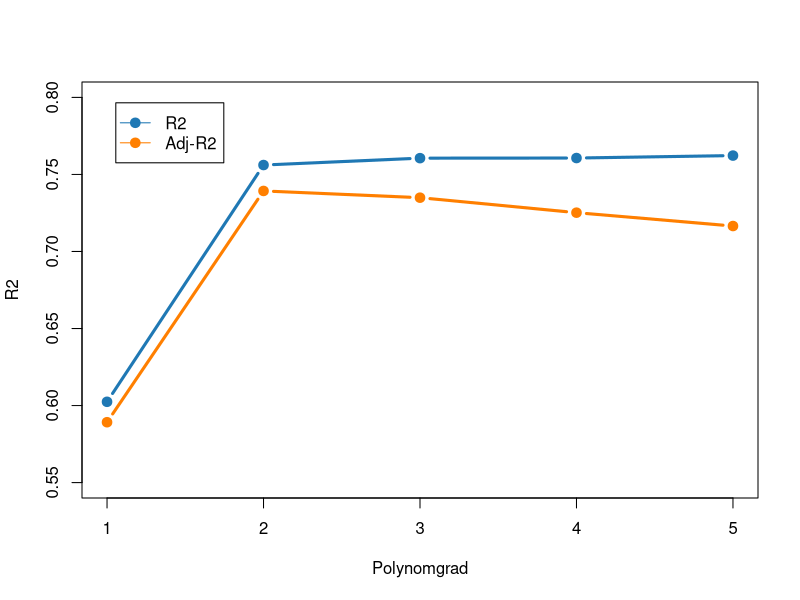
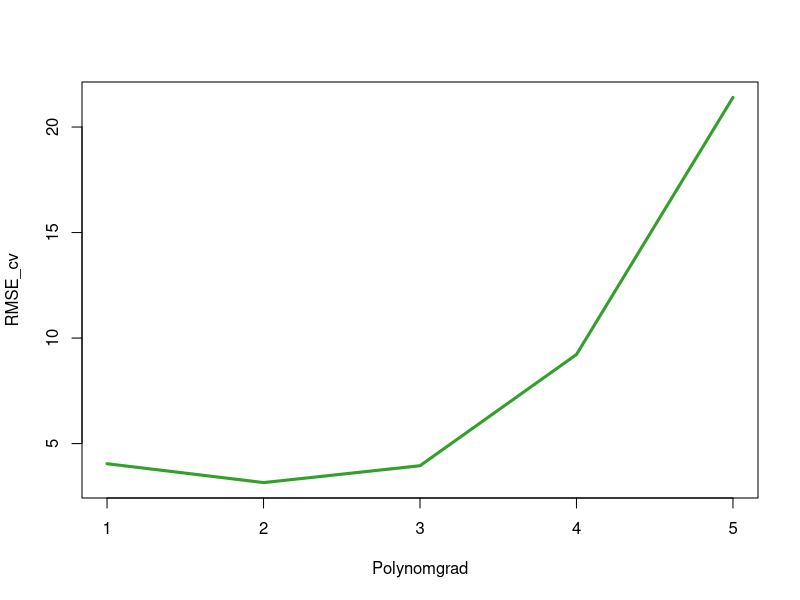

Write the R code that produced these figures, in order.
# Polynom-regression mtcars data

library("RColorBrewer") # for pretty colors
colors = brewer.pal(12, "Paired")[c(1,2,7,8,3,4,5,6,9,10)]

mtcars$hp = mtcars$hp/max(mtcars$hp) # Normaliserar hp-variabeln så max(hp) = 1
n = nrow(mtcars)

# Linjär regression på hela datamaterialet
fit1 = lm(mpg ~ hp, data = mtcars)
summ1 = summary(fit1)

fit2 = lm(mpg ~ hp + I(hp^2), data = mtcars)
summ2 = summary(fit2)

fit3 = lm(mpg ~ hp + I(hp^2) + I(hp^3), data = mtcars)
summ3 = summary(fit3)

fit4 = lm(mpg ~ hp + I(hp^2) + I(hp^3) + I(hp^4), data = mtcars)
summ4 = summary(fit4)

fit5 = lm(mpg ~ hp + I(hp^2) + I(hp^3) + I(hp^4) + I(hp^5), data = mtcars)
summ5 = summary(fit5)

fit10 = lm(mpg ~ hp + I(hp^2) + I(hp^3) + I(hp^4) + I(hp^5) +
          I(hp^6) + I(hp^7) + I(hp^8) + I(hp^9) + I(hp^10), data = mtcars)
summ10 = summary(fit10)


R2 = c(summ1$r.squared, summ2$r.squared, summ3$r.squared, summ4$r.squared,
       summ5$r.squared,summ10$r.squared)
adjR2 = c(summ1$adj.r.squared, summ2$adj.r.squared, summ3$adj.r.squared, summ4$adj.r.squared,
       summ5$adj.r.squared,summ10$adj.r.squared)
plot(c(1,2,3,4,5), R2[1:5], type = "b", col = colors[2], lwd = 3, pch = 19,
     ylim = c(0.55,0.8), xlab = "Polynomgrad", ylab = "R2")
lines(c(1,2,3,4,5), adjR2[1:5], col = colors[4], type = "b", pch = 19, lwd = 3)
legend(x = "topleft", inset=.05, legend = c("R2", "Adj-R2"), pch = c(19,19), lty = c(1, 1), pt.lwd = c(3,3), col = c(colors[2], colors[4]))


# kors-validering med K=4 folds
randIdx = matrix(sample(1:n, replace = F), 8, 4)
nFolds = dim(randIdx)[2]
RMSEcv = rep(0,5)

# Grad 1 - linjär modell
MSE = 0
for (k in 1:nFolds){
    fit = lm(mpg ~ hp, data = mtcars[randIdx[,-k],])
    yPred = predict(fit, newdata = mtcars[randIdx[,k],])
    MSE = MSE + sum((mtcars[randIdx[,k],]$mpg - yPred)^2)
}
RMSEcv[1] = sqrt(MSE/n)

# Grad 2 - kvadratisk modell
MSE = 0
for (k in 1:nFolds){
  fit = lm(mpg ~ hp + I(hp^2), data = mtcars[randIdx[,-k],])
  yPred = predict(fit, newdata = mtcars[randIdx[,k],])
  MSE = MSE + sum((mtcars[randIdx[,k],]$mpg - yPred)^2)
}
RMSEcv[2] = sqrt(MSE/n)

# Grad 3
MSE = 0
for (k in 1:nFolds){
  fit = lm(mpg ~ hp + I(hp^2) + I(hp^3), data = mtcars[randIdx[,-k],])
  yPred = predict(fit, newdata = mtcars[randIdx[,k],])
  MSE = MSE + sum((mtcars[randIdx[,k],]$mpg - yPred)^2)
}
RMSEcv[3] = sqrt(MSE/n)

# Grad 4
MSE = 0
for (k in 1:nFolds){
  fit = lm(mpg ~ hp + I(hp^2) + I(hp^3) + I(hp^4), data = mtcars[randIdx[,-k],])
  yPred = predict(fit, newdata = mtcars[randIdx[,k],])
  MSE = MSE + sum((mtcars[randIdx[,k],]$mpg - yPred)^2)
}
RMSEcv[4] = sqrt(MSE/n)

# Grad 5
MSE = 0
for (k in 1:nFolds){
  fit = lm(mpg ~ hp + I(hp^2) + I(hp^3) + I(hp^4) + I(hp^5), data = mtcars[randIdx[,-k],])
  yPred = predict(fit, newdata = mtcars[randIdx[,k],])
  MSE = MSE + sum((mtcars[randIdx[,k],]$mpg - yPred)^2)
}
RMSEcv[5] = sqrt(MSE/n)

plot(1:5, RMSEcv, type = "l", col = colors[6], lwd = 3, xlab = "Polynomgrad", ylab = "RMSE_cv")
